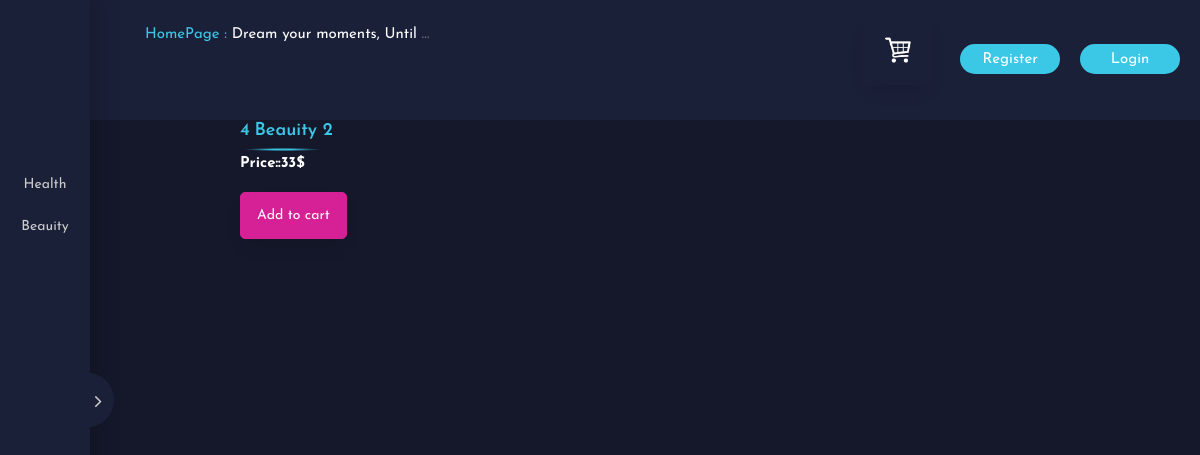
Page /list/4 on the committed database.
### audioapp/models.py (models this page shows, shortened)
class program(models.Model):
    id = models.AutoField(primary_key=True)
    user = models.ForeignKey(User, on_delete=models.CASCADE)
    name = models.CharField(max_length=200)
    Duration = models.DateTimeField(blank=True)
    interview_status =models.BooleanField(default=False)

class subprogram(models.Model):
    id = models.AutoField(primary_key=True)
    user = models.ForeignKey(User, on_delete=models.CASCADE)
    program = models.ForeignKey(program, on_delete=models.CASCADE)
    name = models.CharField(max_length=200)
    price = models.IntegerField(default='0')
    subprogram_status = models.BooleanField(default=False)
    p_status = models.BooleanField(default=False)

### audioapp/views.py (the view)
# urls.py: path('list/<int:id>', views.list, name='list'),
def list(request, id):
        Program = program.objects.all()
        Subprogram = subprogram.objects.all()
        Audio = audio.objects.all()
        Subprogram1 = subprogram.objects.get(id=id)
        purchased = None
        if request.user.is_authenticated:
             user1 = User.objects.get(username=request.user.username)
             if OrderDetail.objects.filter(ProgramID = id, user = user1 ):
                    purchased = 'purchased'
        Audio1 = audio.objects.filter(subprogram=Subprogram1)
        context = {'purchased':purchased,'subprogram': Subprogram, 'audio': Audio, 'program':Program, 'subprogram1': Subprogram1, 'audio1': Audio1, }
        return render(request, 'list.html' ,context )

### templates/list.html (shortened to what this page needs)
{% extends 'index.html' %}
{% block body %}
{% load static %}
  <div class="ms_weekly_wrapper" style='width:75% ; margin-left:100px;'>
                <div class="ms_weekly_inner">
                    <div class="row">
                        <div class="col-lg-12">
                            <div class="ms_heading">
                                <h1 id ="idpr{{subprogram1.id}}">{{subprogram1.id}}</h1>
                                <h1 id ="namepr{{subprogram1.id}}">  {{subprogram1.name}} </h1>
                                <p style='color:white; font-weight:bold;'>Price::<span id="pricepr{{subprogram1.id}}">{{subprogram1.price}}$</span> </p>
                                 {% if purchased %}
                                      {% else %}
                                         {% if user.is_authenticated %}
                                              <button id= "pr{{subprogram1.id}}" class="btn btn-primary cart" ><span>Add to cart</span></button>
                                          {% else %}
                                          <button class="btn btn-primary" onclick="myFunction()" ><span>Add to cart</span></button>
                                {% endif %}
                                {% endif %}
                                </div>
                        </div>
                        <div class="col-lg-4 col-md-12 padding_right40">
{% endblock body %}

### templates/index.html (shortened to what this page needs)
<!DOCTYPE html>
<html lang="en">
<head>
      {% load static %}
    <link rel="stylesheet" type="text/css" href="{% static 'css/fonts.css' %} ">
    <link rel="stylesheet" type="text/css" href=" {% static 'css/bootstrap.css' %}  ">
    <link rel="stylesheet" type="text/css" href=" {% static ' css/font-awesome.min.css' %}">
    <link rel="stylesheet" type="text/css" href=" {% static 'js/plugins/swiper/css/swiper.min.css' %} ">
    <link rel="stylesheet" type="text/css" href=" {% static 'js/plugins/nice_select/nice-select.css' %} ">
    <link rel="stylesheet" type="text/css" href=" {% static 'js/plugins/scroll/jquery.mCustomScrollbar.css' %}">
    <link rel='stylesheet' href='https://stackpath.bootstrapcdn.com/bootstrap/4.1.3/css/bootstrap.min.css'>
    <link rel='stylesheet' href='https://cdnjs.cloudflare.com/ajax/libs/animate.css/3.7.0/animate.min.css'>
    <link rel='stylesheet' href='https://maxcdn.bootstrapcdn.com/font-awesome/4.7.0/css/font-awesome.min.css'>
    <link rel='stylesheet' href='https://cdnjs.cloudflare.com/ajax/libs/tether/1.4.4/css/tether.min.css'>
	<link rel="stylesheet" href="https://stackpath.bootstrapcdn.com/font-awesome/4.7.0/css/font-awesome.min.css">
	<link rel="stylesheet" href="css1/style.css">
    <link rel="stylesheet" type="text/css" href=" {% static 'css/style.css' %} ">
</head>
<body>
	   <div class="ms_main_wrapper">
    <div class="ms_sidemenu_wrapper">
        <div class="ms_nav_close">
            <i class="fa fa-angle-right" aria-hidden="true"></i>
        </div>
        <div class="ms_sidemenu_inner">
            <div class="ms_logo_inner">
            </div>
            <div class="ms_nav_wrapper" >
                {% for programs in program %}
                <ul>
                    <li class="dropdown">
                      {% if programs.interview_status  %}
                        <a href="album.html"  class="dropdown-toggle" data-toggle="dropdown"
                            aria-expanded="false">{{programs.name}} </a>
                        {% endif %}
                    </li>
                </ul>
                {% endfor %}
            </div>
        </div>
    </div>
     {% if user.is_authenticated %}
    <div class="ms_content_wrapper padder_top80">
        <div class="ms_header">
         <div class="ms_top_left">
                    <div class="ms_top_trend">
                        <span><a href="/"  class="ms_color">HomePage :</a></span> <span class="top_marquee"><a href="/">Dream your moments, Until I Met You, Gimme Some Courage, Dark Alley (+8 More)</a></span>
                    </div>
                </div>
         <div class="ms_top_right">
            <button type="button" class="btn btn-secondary mx-2" id="popcart" data-container="body" data-toggle="popover" data-placement="bottom" data-html="true" data-content="Vivamus
                       sagittis lacus vel augue laoreet rutrum faucibus." style= ' width:70px; height:70px;background:none; border:none;'>
                      <img src=" {% static 'images/addcart.png' %} " alt=""
                            class="img-fluid" />(<span id="cart"></span>)
                        </button>
             <div class="dropdown1" class="ms_top_btn" >
                  <button class="dropbtn1">{{request.user}}</button>
                   <div class="dropdown-content1">
                     <a href="/logout">Logout</a>
                   </div>
                </div>
         </div>
        </div>
    <div>
    {% else %}
        <div class="ms_content_wrapper padder_top80">
        <div class="ms_header">
                   <div class="ms_top_left">
                    <div class="ms_top_trend">
                        <span><a href="/"  class="ms_color">HomePage :</a></span> <span class="top_marquee"><a href="/">Dream your moments, Until I Met You, Gimme Some Courage, Dark Alley (+8 More)</a></span>
                    </div>
                </div>
            <div class="ms_top_right">
                <div class="ms_top_btn">
                        <button type="button" class="btn btn-secondary mx-2" id="popcart" data-container="body" data-toggle="popover" data-placement="bottom" data-html="true" data-content="Vivamus
                       sagittis lacus vel augue laoreet rutrum faucibus." style= ' width:70px; height:70px;background:none; border:none;'>
                      <img src=" {% static 'images/addcart.png' %} " alt=""
                            class="img-fluid" />
                        </button>
                    <a href="/signup"  class="ms_btn reg_btn"><span>register</span></a>
                    <a href="/login" class="ms_btn login_btn"><span>login</span></a>
                </div>
            </div>
        </div>
    <div>
    {% endif %}
 {% block body %}
  {% endblock body %}
</body>
</html>

### rows in the picture
program: name "Health"
program: name "Beauity"
subprogram: id "4", name "Beauity 2", price "33"
